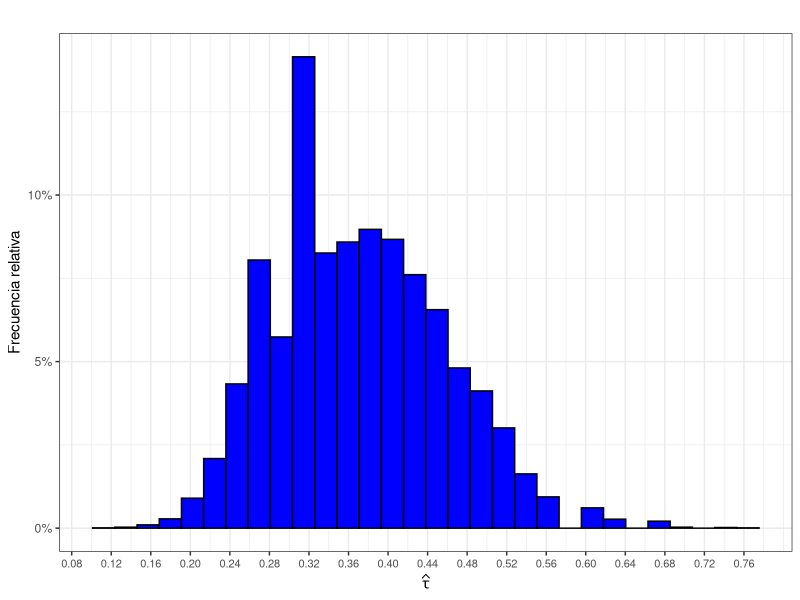

Recreate this plot in R.
## ---- chunk 1
rm(list = ls(all.names = TRUE))
gc()

# Configuración global de los bloques de código (chunk's)
knitr::opts_chunk$set(
	echo = FALSE,
	fig.align = "center",
	#fig.dim = c(4.0, 3.0),
	fig.pos = "htbp",
	message = FALSE,
	warning = FALSE,
	error = F
)
## ---- chunk 2
set.seed(340) #No. de cuenta que termina en 340
library(ggplot2)
## ---- chunk 3
# Generación de muestras para el estimador de tau, se almacena en un solo dataframe.

mc_tau = c()

for (i in 1:10000){
  mc_tau_i = (19/20)^(sum(rpois(20, lambda = 1)))
  mc_tau = c(mc_tau, mc_tau_i)
}

mc_tau_df = data.frame(mc_tau)
mc_tau_df$sq_mc_tau_df = mc_tau_df$mc_tau^2

# Esperanza y varianza. Obtenemos la esperanza de acuerdo a la fórmula proporcionada.

mc_expec_tau = sum(mc_tau)/10000

mc_var_tau = sum(mc_tau_df$sq_mc_tau_df)/10000 - mc_expec_tau^2

print(max(mc_tau))
print(mc_expec_tau)
print(mc_var_tau)
## ---- chunk 4
# Histograma para tau obtenido por el método de Monte Carlo.
ggplot(mc_tau_df, aes(x = mc_tau)) +
  geom_histogram(color = 'black', fill = 'blue', aes(y = (..count..)/sum(..count..)), bins = 30) +
  labs(
    title = ' ',
    x = expression(widehat(tau)),
    y = 'Frecuencia relativa',
  ) +
  scale_x_continuous(breaks = seq(0, max(mc_tau), 0.04)) +
  scale_y_continuous(labels = scales::percent) +
  theme_bw() +
  theme(axis.text.x = element_text(size = 8)) 
## ---- chunk 5
# Generación de muestras Poisson y almacenado en un dataframe.
b_tau = rpois(20, lambda = 1)
b_tau_df = data.frame(b_tau)
#View(b_tau_df)

# Definimos una función para obtener el parámetro buscado.
estadistica_tau = function(data, index){
  new_data = data[c(index)]
  tau_param = (19/20)^(sum(new_data))
  return(tau_param)
}

# Bootstrap con lo definido previamente.
bstrap = boot::boot(data = b_tau, R = 10000, statistic = estadistica_tau)

bstrapt0<-bstrap$t0
print(bstrapt0)
varbstrapt<-var(bstrap$t)
print(varbstrapt)

# Dataframe auxiliar para la gráfica.
b_tau_g_df = data.frame(bstrap$t)
## ---- chunk 6
dif_e<-round(mc_expec_tau-bstrapt0, digits = 6)
dif_v<-round(mc_var_tau-varbstrapt, digits = 6)
dif_vv<-dif_v[1]
